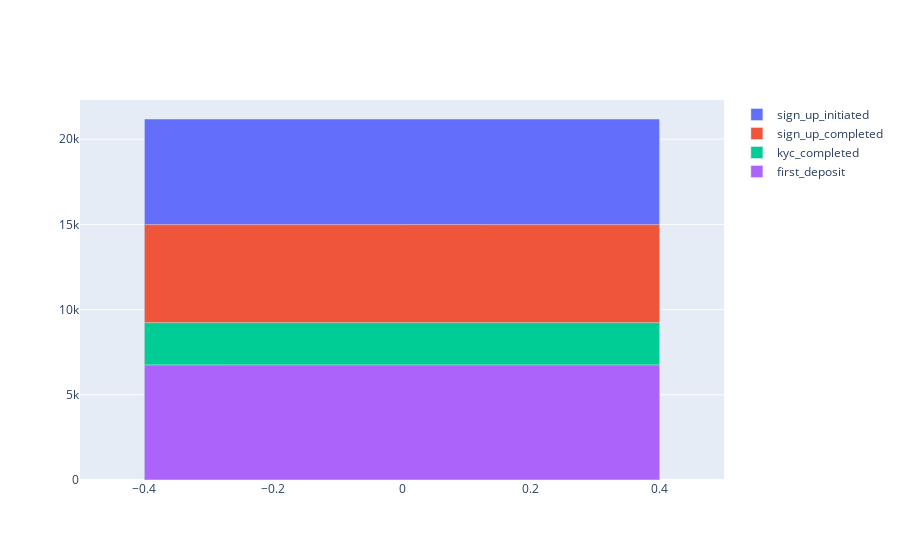

Write notebook code for a chart like this one.
### Code cell
fig = go.Figure(data=[
    go.Bar(name='sign_up_initiated',  y=[21184]), 
    go.Bar(name='sign_up_completed',  y=[14986]), 
    go.Bar(name='kyc_completed',  y=[9234]),
    go.Bar(name='first_deposit',  y=[6754]),
             
])
# Change the bar mode
fig.update_layout(barmode='overlay')
fig.show()

### Figure 1 — Plotly figure (JSON) as saved in the notebook; plotly's stock layout.template omitted (floating-point values rounded to 4 significant figures)
{"data": [{"name": "sign_up_initiated", "type": "bar", "y": [21184]}, {"name": "sign_up_completed", "type": "bar", "y": [14986]}, {"name": "kyc_completed", "type": "bar", "y": [9234]}, {"name": "first_deposit", "type": "bar", "y": [6754]}], "layout": {"barmode": "overlay"}}
